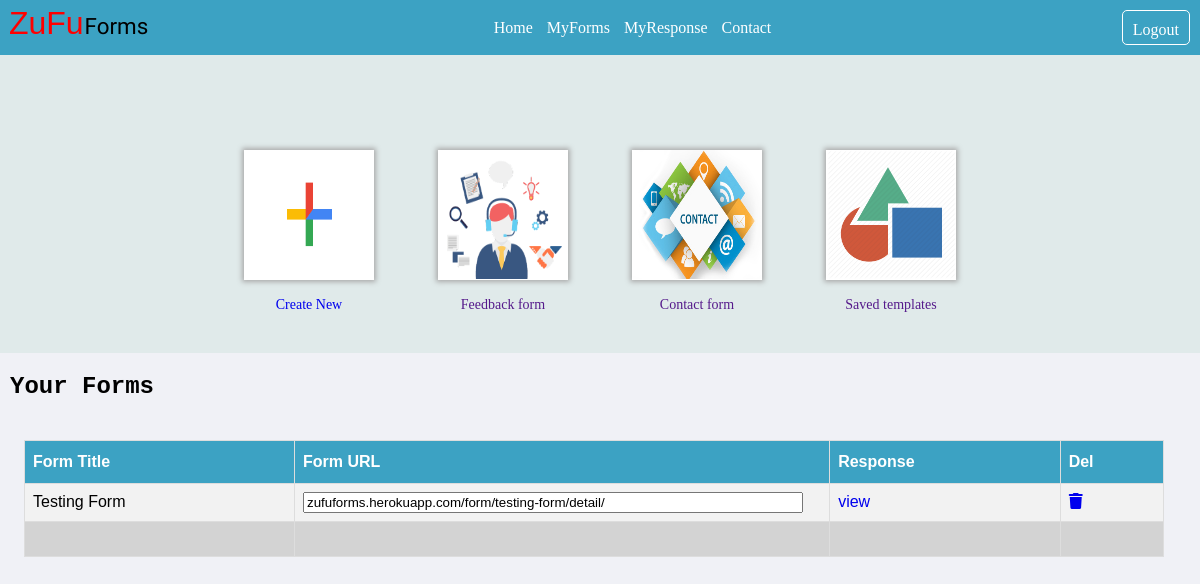
Before: / (signed in) with the older database file.
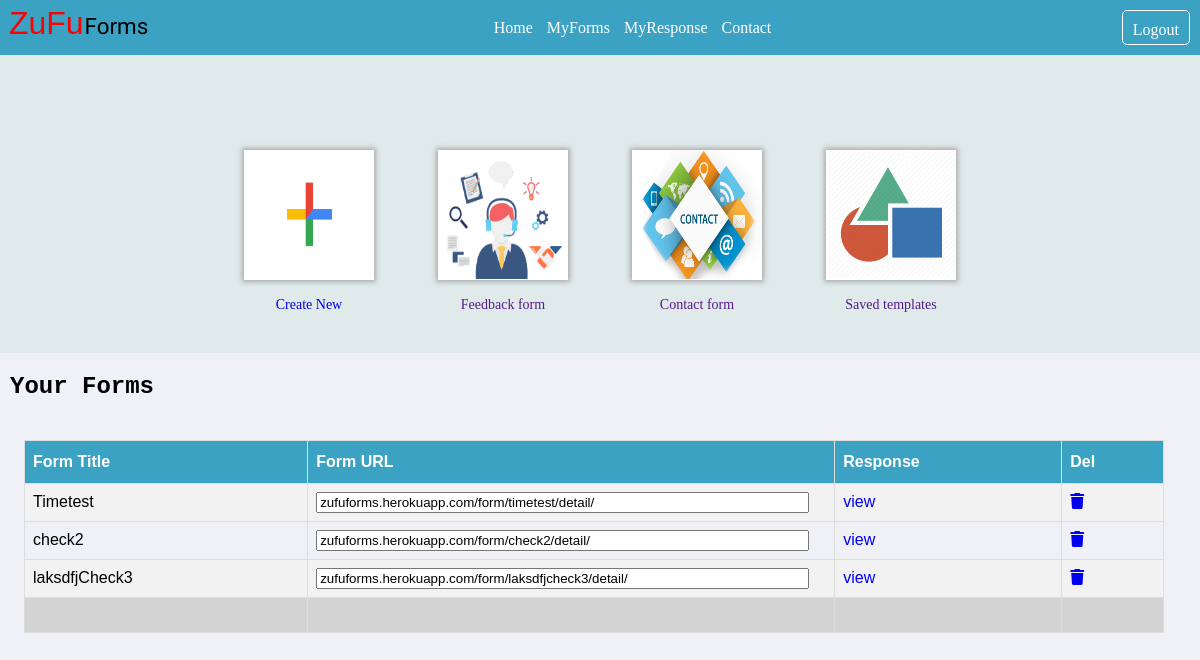
After: the same page with the newer database file.
### home/models.py (models this page shows, shortened)
class BlankForm(models.Model):
    creator = models.ForeignKey(User, on_delete=models.CASCADE)
    data = models.TextField()
    title = models.CharField(max_length=100)
    active = models.BooleanField(default=True)
    formtimer = models.IntegerField(default=0)
    slug = models.SlugField(unique=True)

### home/views.py (the view)
# urls.py: 2. Add a URL to urlpatterns:  path('', views.home, name='home')
@login_required
def home(request):
    log_user = get_object_or_404(User,username=request.user)
    form = BlankForm.objects.filter(creator=log_user)
    return render(request,'home/index.html',{'allforms':form})

### templates/home/index.html (shortened to what this page needs)
{% extends 'home/base.html' %}
{% load static %}
{% block main-content %}
<div class="site-wrapper">
    <div>
        <div class="blankform">
            <div><div class="newform"><a href="{% url 'web-blank' %}"><img src="{% static 'home/addimg.png' %}" alt="blank form" height="129px" width="129px" style="text-decoration: none;"></div> Create New </a></div>
            <div><div class="newform"><a href=""><img src="{% static 'home/survey.png' %}" alt="feedback form" height="129px" width="129px" style="text-decoration: none;"></div>Feedback form</a></div>
            <div><div class="newform"><a href=""><img src="{% static 'home/contact.png' %}" alt="contact form" height="129px" width="129px" style="text-decoration: none;"></div>Contact form</a></div>
            <div><div class="newform"><a href=""><img src="{% static 'home/templates.png' %}" alt="saved templates" height="129px" width="129px" style="text-decoration: none;"></div>Saved templates</a></div>
        </div>
        <div class="otherform">
            <div class="created-by-you">
                <header><h2>Your Forms </h2></header>
                <table>
                    <tr>
                        <th><strong>Form Title</strong></th>
                        <th><strong>Form URL</strong></th>
                        <th><strong>Response</strong></th>
                        <th><strong>Del</strong></th>
                    </tr>
                    {% for form in allforms %}
                    {% if form.active %}
                        <tr>
                    {% else %}
                        <tr style="background-color: red;color:white">
                    {% endif%}
                        <td><a href="{% url 'web-detail' form.slug %}" style="color:black;"> {{ form.title }} </a>
                        </td>
                        <td class="tdinput">
                            <input type="text" value="zufuforms.herokuapp.com{% url 'web-detail' form.slug %}" class='tooltip' onclick="copyme(this)" readonly>
                        </td>
                        <td><a href="{% url 'web-view-response' form.slug %}">view</a></td>
                        <td><a href="{% url 'web-delete-form' form.slug %}"><i class='fas fa-trash'></i></a></td>
                    </tr>
                    {% endfor %}
                     <tr>
                        <td style="background-color:lightgrey">&nbsp;&nbsp;</td>
                        <td style="background-color:lightgrey">&nbsp;&nbsp;</td>
                        <td style="background-color:lightgrey">&nbsp;&nbsp;</td>
                        <td style="background-color:lightgrey">&nbsp;&nbsp;</td>
                    </tr>
                </table>
            </div>
        </div>
    </div>
</div>
{% endblock main-content %}

### templates/home/base.html (shortened to what this page needs)
{% load static %}
<!DOCTYPE html>
<html lang="en">
<head>
</head>
<body>
<nav class='site-navbar'>
    <a href="" class="navbar-brand"><span class='site-logo'>&nbsp;ZuFu</span>Forms</a>
    <div class="navbar-menu">
      <a href="{%url 'web-home'%}">Home</a>
      <a href="{%url 'web-viewall'%}">MyForms</a>
      <a href="{%url 'web-home'%}">MyResponse</a>
      <a href="https://siddharthzs.github.io">Contact</a>
    </div>
    <div class="navbar-auth">
    {% if user.is_authenticated %}
      <a href="{%url 'web-logout'%}">Logout</a>
    {% else %}
      <a href="{%url 'web-login'%}">Login</a>
    {% endif %}
    </div>
</nav>
{% block main-content %}
{% endblock main-content %}
</body>
</html>

### templates/home/base.html (style rules this page uses)
body { margin: 0; padding: 0; background-color: #f0f1f6; }
.site-navbar { background-color: #3ca2c3; padding: 5px 5px 5px 0; margin: 0; display: flex; justify-content:space-between; }
.navbar-brand { font-size: 1.4rem; color: black; text-decoration: none; font-family: 'Nothing You Could Do', cursive; }
.site-logo { color:#ff0000; font-size: 2rem; margin-right:1px; font-weight:450; text-rendering: optimizeLegibility; text-combine-upright: digits 2; font-family:'Gill Sans', 'Gill Sans MT', Calibri, 'Trebuchet MS', sans-serif; }
.navbar-menu, .navbar-auth { display: flex; }
.navbar-menu a { text-decoration: none; align-self: center; vertical-align: middle; padding: 2px; margin: 3px 5px 3px 5px; color: white; }
.navbar-auth a { text-decoration: none; margin: 5px; background-color: transparent; border: 1px solid white; color: white; border-radius: 5px; padding:10px 10px 5px 10px; }

### templates/home/index.html (style rules this page uses)
td a { text-decoration: none; }
.blankform { background-color: #e0eaea; display: flex; flex-wrap: wrap; flex-direction: row; justify-content:center; text-align: center; padding-top: 10vh; padding-bottom: 5vh; }
.blankform div a { font-size: 14px; text-decoration: none; }
.newform { height: 130px; width: 130px; background-color: white; box-shadow: 0 0 5px 2px #aaa; margin: 2rem; margin-top: 15px; margin-bottom: 15px; }
.created-by-you { margin-bottom: 5vh; overflow: auto; white-space: nowrap; }
.created-by-you header, .your-responses header { margin-left: 10px; font-family: 'Courier New', Courier, monospace; }
table { font-family: "Trebuchet MS", Arial, Helvetica, sans-serif; border-collapse: collapse; width: 95%; margin:5vh 2vw; }
table td, table th { border: 1px solid #ddd; padding: 8px; }
table tr:nth-child(even) { background-color: #f2f2f2; }
table th { padding-top: 12px; padding-bottom: 12px; text-align: left; background-color:#3ca2c3; color: white; }
td input { width: 95%; }
.tdinput { min-width: 200px; }
td { position: relative; }

Changed rows visible on the page:
changed BlankForm: title "Testing Form" → "Timetest"; slug "zufuforms.herokuapp.com/form/testing-form/detail/" → "zufuforms.herokuapp.com/form/timetest/detail/"
added BlankForm: title "check2", slug "zufuforms.herokuapp.com/form/check2/detail/"
added BlankForm: title "laksdfjCheck3", slug "zufuforms.herokuapp.com/form/laksdfjcheck3/detail/"
